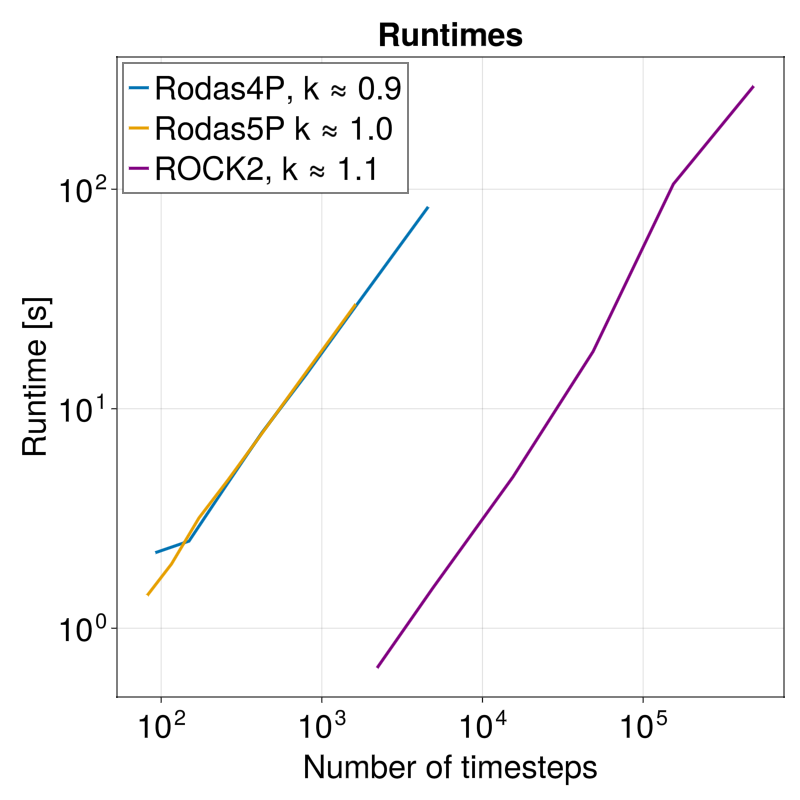

The Julia source for this figure:
using LinearAlgebra
using GLMakie
using DelimitedFiles

function compSlope(x, y)
    k = zeros(length(y)-1)
    for i in 2:length(y)
        k[i-1] = ((y[i] - y[i-1])/(x[i]-x[i-1])) 
    end
    return round(mean(k), digits = 1)
end


rTimesLocR4P = vec(readdlm("bTimes/tolRuntimR4P.txt")) .*1e-9
rTimesLocR5P = vec(readdlm("bTimes/tolRuntimR5P.txt")) .*1e-9

rTimesLocROCK2 = vec(readdlm("bTimes/rTimesLocROCK2.txt")) .*1e-9


ntTolR4P = vec(readdlm("bTimes/ntTolR4P.txt"))
ntTolR5P = vec(readdlm("bTimes/ntTolR5P.txt"))

ntTolROCK2 = vec(readdlm("bTimes/ntTolROCK2.txt"))

kR4P = compSlope(log10.(ntTolR4P), log10.(rTimesLocR4P))
kR5P = compSlope(log10.(ntTolR5P), log10.(rTimesLocR5P))
kROCK2 = compSlope(log10.(ntTolROCK2), log10.(rTimesLocROCK2))


fig1 = Figure(size = (800, 800), fontsize =32)
ax1 = Axis(fig1[1,1], xscale = log10, yscale = log10, xlabel ="Number of timesteps", ylabel="Runtime [s]", title = "Runtimes")

lines!(ax1, ntTolR4P, rTimesLocR4P , label ="Rodas4P, k ≈ $kR4P", linewidth=3)
lines!(ax1, ntTolR5P, rTimesLocR5P , label ="Rodas5P k ≈ $kR5P ", linewidth=3)
lines!(ax1, ntTolROCK2, rTimesLocROCK2 , label ="ROCK2, k ≈ $kROCK2", color=:purple, linewidth=3)

axislegend(ax1, merge = false, unique = false, position = :lt)

display(fig1)
#save("Figures/Figure_4_2.png", fig1)